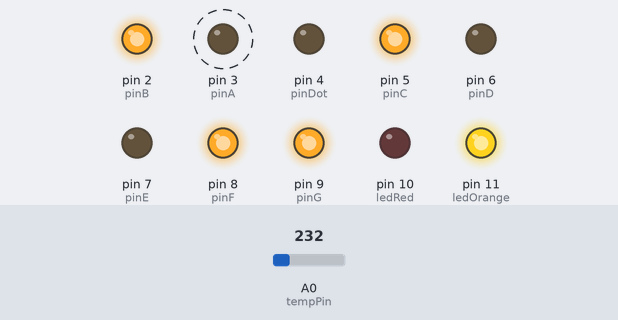
The sketch below on a simulated Arduino Uno, built with avr-gcc and run on an emulated ATmega328P. Shown: output pins drawn as LEDs (lit = HIGH). Dashed ring = blinking. The inputs (shaded band) are chosen by the test bench; at power-on: A0 (tempPin) = 232.

Above: at 3.8 s.
3.9 s: A0 (tempPin) set to 250
At 8.8 s:
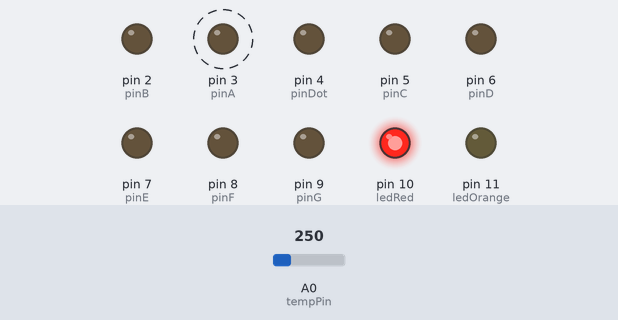
9.0 s: A0 (tempPin) set to 266
At 9.4 s:
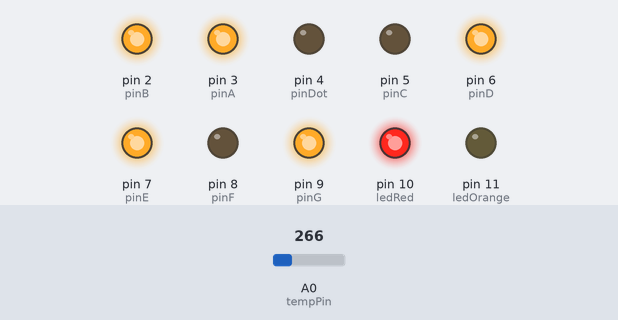
16.7 s: A0 (tempPin) set to 290
At 18.4 s:
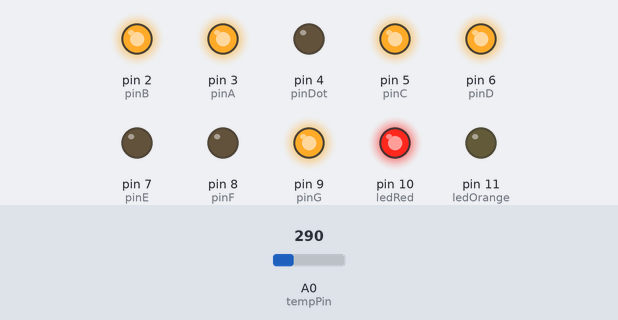
22.5 s: A0 (tempPin) set to 336
At 25.9 s:
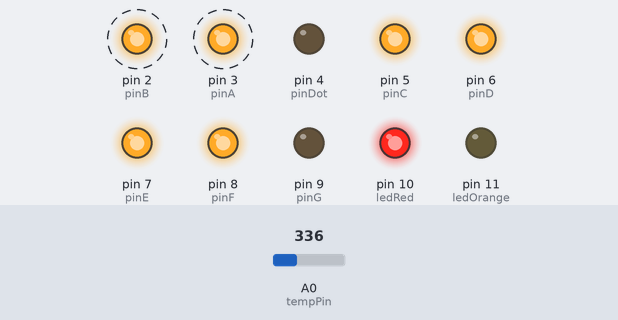
30.0 s: A0 (tempPin) set to 201
At 30.4 s:
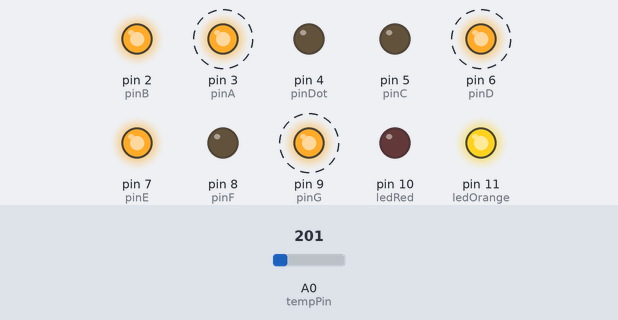
Timing chart, 0 to 37.0 s (numbered marks = the images above; inputs shaded):
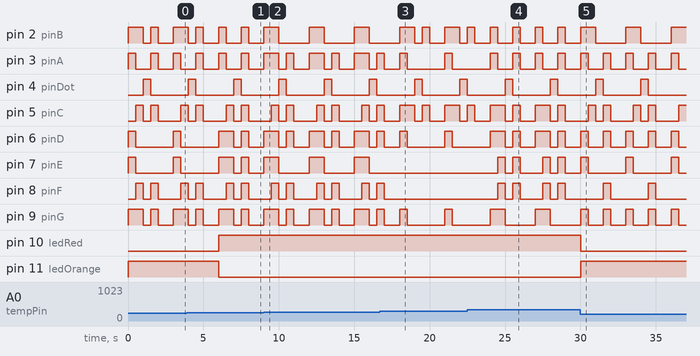

The sketch:

Temperature.ino
```cpp
float tempC;
int reading;
int tempPin = 0;
int ledGreen = 12;
int ledOrange = 11;
int ledRed = 10;

int pinA = 3;
int pinB = 2;
int pinC = 5;
int pinD = 6;
int pinE = 7;
int pinF = 8;
int pinG = 9;
int pinDot = 4;

void setup()
{
  analogReference(INTERNAL);
  //Serial.begin(9600);

  pinMode(pinA, OUTPUT);
  pinMode(pinB, OUTPUT);
  pinMode(pinC, OUTPUT);
  pinMode(pinD, OUTPUT);
  pinMode(pinE, OUTPUT);
  pinMode(pinF, OUTPUT);
  pinMode(pinG, OUTPUT);
  pinMode(pinDot, OUTPUT);
}

void loop()
{
  reading = analogRead(tempPin);
  tempC = reading / 9.31;
  //Serial.println(tempC);

  if(tempC < 21)
  {
    analogWrite(ledGreen, 255);
    digitalWrite(ledGreen, HIGH);
    digitalWrite(ledOrange, LOW);
    digitalWrite(ledRed, LOW);
  }

  if(tempC > 21 && tempC < 25)
  {
    digitalWrite(ledGreen, LOW);
    analogWrite(ledOrange, 255);
    digitalWrite(ledOrange, HIGH);
    digitalWrite(ledRed, LOW);
  }

  if(tempC > 25)
  {
    digitalWrite(ledGreen, LOW);
    digitalWrite(ledOrange, LOW);
    analogWrite(ledRed, 255);
    digitalWrite(ledRed, HIGH);
  }

  digitalWrite(pinDot, HIGH);

  String tempStr = String(tempC);

  for (int i = 0; i < tempStr.length() - 1; i++)
  {
    switch (tempStr[i])
    {
      case '.':
      digitalWrite(pinA, LOW);
      digitalWrite(pinB, LOW);
      digitalWrite(pinC, LOW);
      digitalWrite(pinD, LOW);
      digitalWrite(pinE, LOW);
      digitalWrite(pinF, LOW);
      digitalWrite(pinG, LOW);
      digitalWrite(pinDot, HIGH);
      delay(500);
      break;

      case '0':
      digitalWrite(pinA, HIGH);
      digitalWrite(pinB, HIGH);
      digitalWrite(pinC, HIGH);
      digitalWrite(pinD, HIGH);
      digitalWrite(pinE, HIGH);
      digitalWrite(pinF, HIGH);
      digitalWrite(pinG, LOW);
      digitalWrite(pinDot, LOW);
      delay(500);
      break;

      case '1':
      digitalWrite(pinA, LOW);
      digitalWrite(pinB, HIGH);
      digitalWrite(pinC, HIGH);
      digitalWrite(pinD, LOW);
      digitalWrite(pinE, LOW);
      digitalWrite(pinF, LOW);
      digitalWrite(pinG, LOW);
      digitalWrite(pinDot, LOW);
      delay(500);
      break;

      case '2':
      digitalWrite(pinA, HIGH);
      digitalWrite(pinB, HIGH);
      digitalWrite(pinC, LOW);
      digitalWrite(pinD, HIGH);
      digitalWrite(pinE, HIGH);
      digitalWrite(pinF, LOW);
      digitalWrite(pinG, HIGH);
      digitalWrite(pinDot, LOW);
      delay(500);
      break;

      case '3':
      digitalWrite(pinA, HIGH);
      digitalWrite(pinB, HIGH);
      digitalWrite(pinC, HIGH);
      digitalWrite(pinD, HIGH);
      digitalWrite(pinE, LOW);
      digitalWrite(pinF, LOW);
      digitalWrite(pinG, HIGH);
      digitalWrite(pinDot, LOW);
      delay(500);
      break;

      case '4':
      digitalWrite(pinA, LOW);
      digitalWrite(pinB, HIGH);
      digitalWrite(pinC, HIGH);
      digitalWrite(pinD, LOW);
      digitalWrite(pinE, LOW);
      digitalWrite(pinF, HIGH);
      digitalWrite(pinG, HIGH);
      digitalWrite(pinDot, LOW);
      delay(500);
      break;

      case '5':
      digitalWrite(pinA, HIGH);
      digitalWrite(pinB, LOW);
      digitalWrite(pinC, HIGH);
      digitalWrite(pinD, HIGH);
      digitalWrite(pinE, LOW);
      digitalWrite(pinF, HIGH);
      digitalWrite(pinG, HIGH);
      digitalWrite(pinDot, LOW);
      delay(500);
      break;

      case '6':
      digitalWrite(pinA, LOW);
      digitalWrite(pinB, LOW);
      digitalWrite(pinC, HIGH);
      digitalWrite(pinD, HIGH);
      digitalWrite(pinE, HIGH);
      digitalWrite(pinF, HIGH);
      digitalWrite(pinG, HIGH);
      digitalWrite(pinDot, LOW);
      delay(500);
      break;

      case '7':
      digitalWrite(pinA, HIGH);
      digitalWrite(pinB, HIGH);
      digitalWrite(pinC, HIGH);
      digitalWrite(pinD, LOW);
      digitalWrite(pinE, LOW);
      digitalWrite(pinF, LOW);
      digitalWrite(pinG, LOW);
      digitalWrite(pinDot, LOW);
      delay(500);
      break;

      case '8':
      digitalWrite(pinA, HIGH);
      digitalWrite(pinB, HIGH);
      digitalWrite(pinC, HIGH);
      digitalWrite(pinD, HIGH);
      digitalWrite(pinE, HIGH);
      digitalWrite(pinF, HIGH);
      digitalWrite(pinG, HIGH);
      digitalWrite(pinDot, LOW);
      delay(500);
      break;

      case '9':
      digitalWrite(pinA, HIGH);
      digitalWrite(pinB, HIGH);
      digitalWrite(pinC, HIGH);
      digitalWrite(pinD, LOW);
      digitalWrite(pinE, LOW);
      digitalWrite(pinF, HIGH);
      digitalWrite(pinG, HIGH);
      digitalWrite(pinDot, LOW);
      delay(500);
      break;
    }
  }

  digitalWrite(pinA, LOW);
  digitalWrite(pinB, LOW);
  digitalWrite(pinC, LOW);
  digitalWrite(pinD, LOW);
  digitalWrite(pinE, LOW);
  digitalWrite(pinF, LOW);
  digitalWrite(pinG, LOW);
  digitalWrite(pinDot, LOW);
  delay(1000);
}
```

Measured:
- after the input at 3.9 s, pin 10 (ledRed): LOW → HIGH after 2.1 s; pin 11 (ledOrange): HIGH → LOW after 2.1 s
- after the input at 9.0 s, pin 2 (pinB): alternates HIGH for 1.0 s and LOW for 2.0 s, starting after 1.0 s
- after the input at 16.7 s, pin 7 (pinE): stops changing and stays LOW; pin 8 (pinF): goes on until 17.0 s, then stays LOW
- after the input at 22.5 s, pin 3 (pinA): alternates HIGH for 0.50 s and LOW for 1.0 s, starting after 3.0 s; pin 7 (pinE), pin 8 (pinF): LOW → HIGH after 2.0 s, → LOW 0.50 s later, → HIGH 0.50 s later, → LOW 0.50 s later, … (8 changes in this stretch)
- after the input at 30.0 s, pin 2 (pinB): alternates HIGH for 1.0 s and LOW for 2.0 s, starting after 1.0 s; pin 9 (pinG): alternates HIGH for 0.50 s and LOW for 1.0 s, starting after 0.51 s; pin 10 (ledRed): HIGH → LOW at once; pin 11 (ledOrange): LOW → HIGH at once
- by itself, pin 2 (pinB): repeats every 1.5 s: HIGH 0.50 s, LOW 1.0 s
- by itself, pin 3 (pinA), pin 6 (pinD), pin 9 (pinG): repeats every 3.0 s: LOW 0.50 s, HIGH 0.50 s, LOW 1.0 s, HIGH 1.0 s
- by itself, pin 4 (pinDot): alternates HIGH for 0.50 s and LOW for 2.5 s
